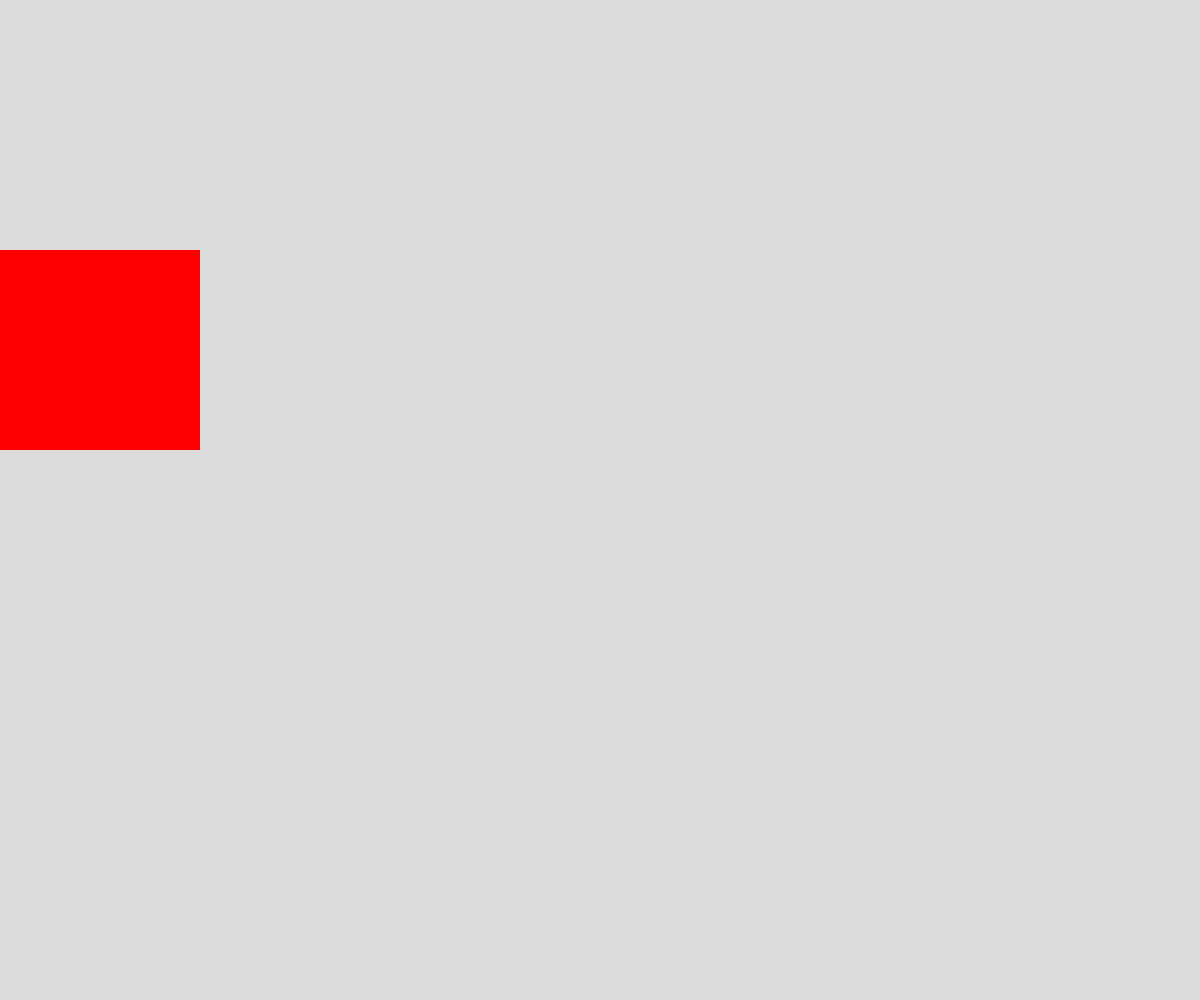
Frame 1 (no input)
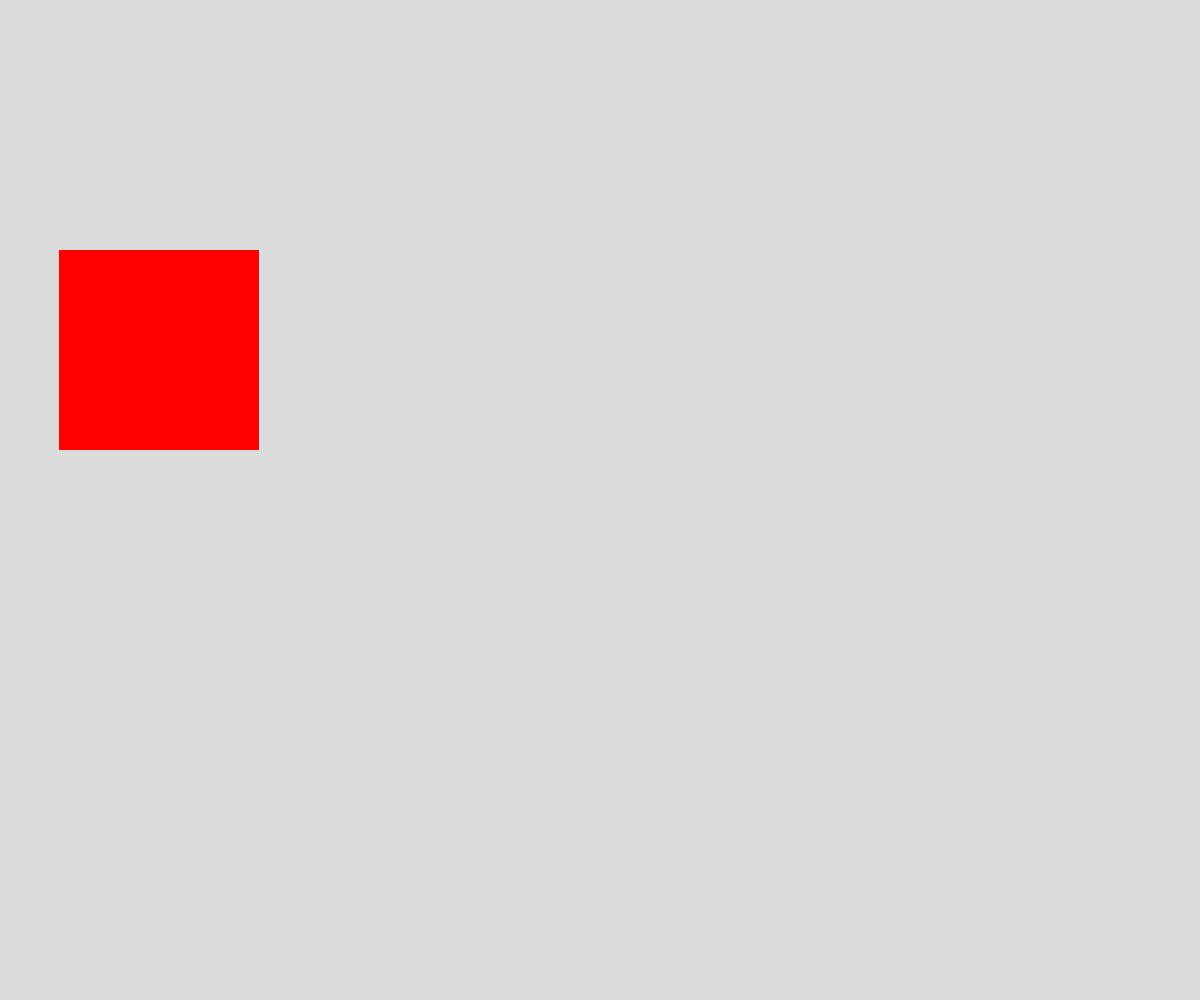
Frame 60 (no input)
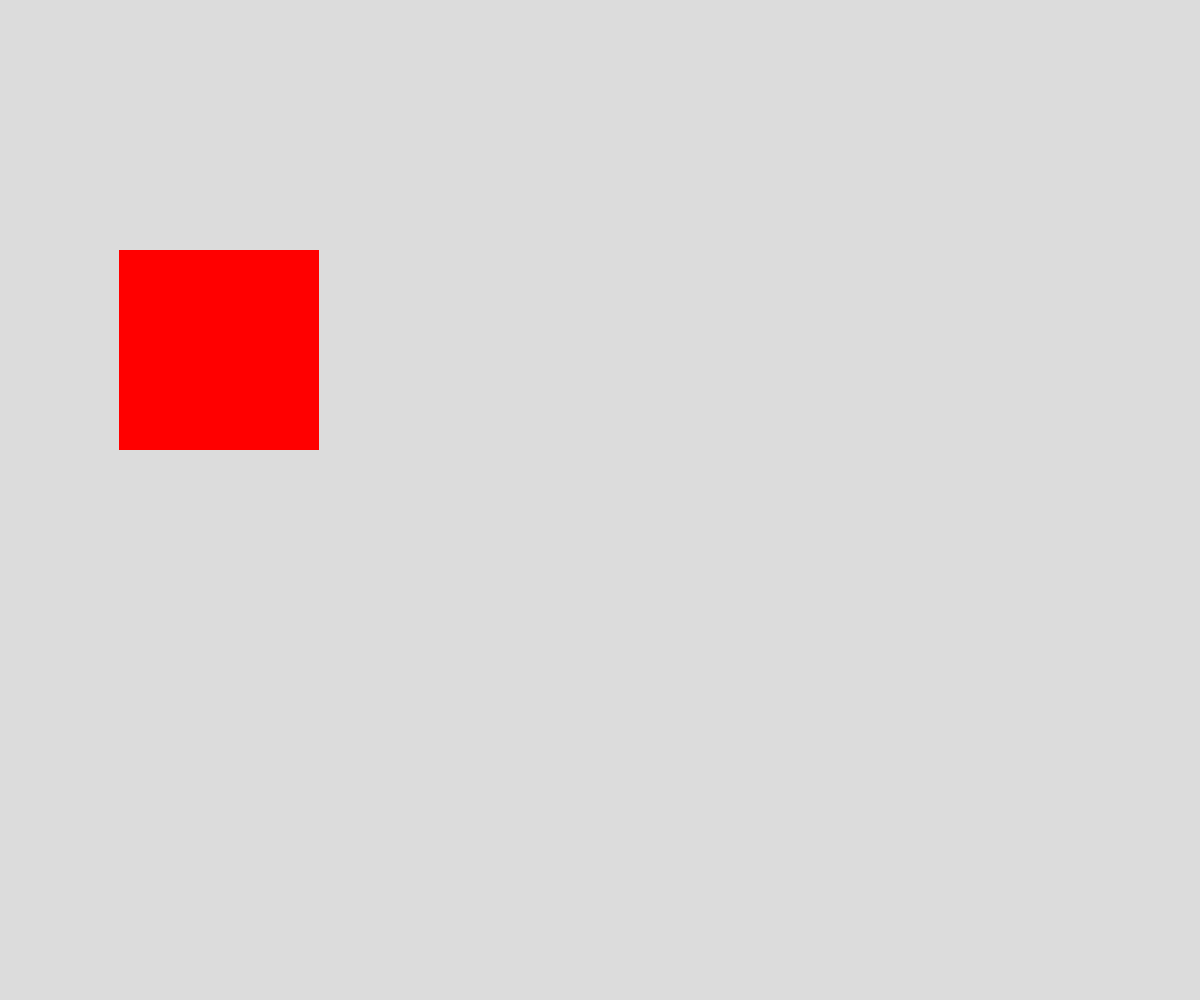
Frame 120 (the mouse pressed at the canvas centre since frame 60)

The p5.js sketch that drew these frames (run headless with seeded random() and noise() and a simulated clock; from frame 60 on, the mouse is pressed at the canvas centre):

// p5.js sketch
// ── sketch.js
var x = 0;
function setup() {
  createCanvas(windowWidth, windowHeight);
}
function draw() {
  background(220);
translate(0,height/4);
  noStroke();
  fill(255,0,0);
  rect(x, 0, 200,200);
  x++;
  x = x % width;
}
